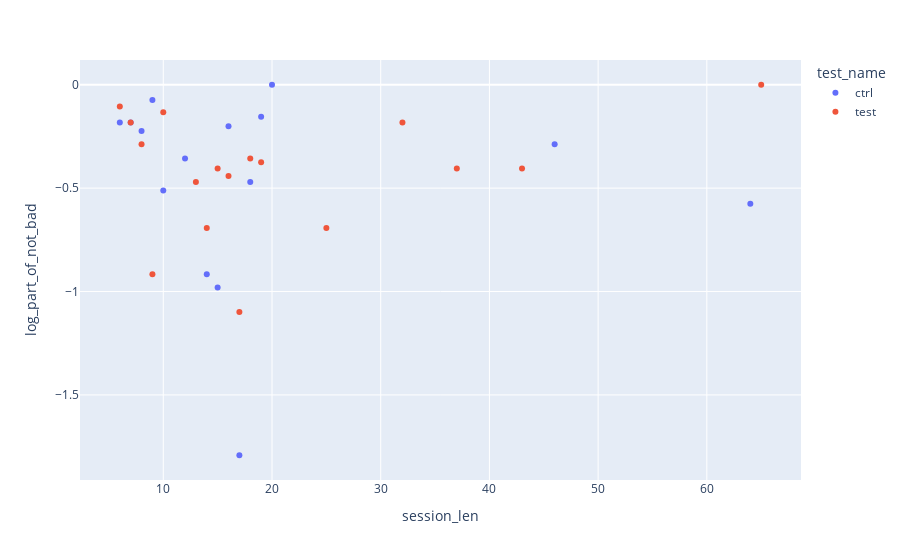

Notebook cell for this chart:
### Code cell
fig = px.scatter(
    session_len_grouped[(session_len_grouped["cnt"] >= 5)], 
    y='log_part_of_not_bad', 
    x='session_len', 
    color="test_name")
fig.show()

### Figure 1 — Plotly figure (JSON) as saved in the notebook; plotly's stock layout.template omitted (floating-point values rounded to 4 significant figures)
{"data": [{"hovertemplate": "test_name=ctrl<br>session_len=%{x}<br>log_part_of_not_bad=%{y}<extra></extra>", "legendgroup": "ctrl", "marker": {"color": "#636efa", "symbol": "circle"}, "mode": "markers", "name": "ctrl", "orientation": "v", "showlegend": true, "type": "scatter", "x": [6, 7, 8, 9, 10, 12, 14, 15, 16, 17, 18, 19, 20, 46, 64], "xaxis": "x", "y": [-0.1823, -0.1823, -0.2231, -0.07411, -0.5108, -0.3567, -0.9163, -0.9808, -0.2007, -1.792, -0.47, -0.1542, 0, -0.2877, -0.5754], "yaxis": "y"}, {"hovertemplate": "test_name=test<br>session_len=%{x}<br>log_part_of_not_bad=%{y}<extra></extra>", "legendgroup": "test", "marker": {"color": "#EF553B", "symbol": "circle"}, "mode": "markers", "name": "test", "orientation": "v", "showlegend": true, "type": "scatter", "x": [6, 7, 8, 9, 10, 13, 14, 15, 16, 17, 18, 19, 25, 32, 37, 43, 65], "xaxis": "x", "y": [-0.1054, -0.1823, -0.2877, -0.9163, -0.1335, -0.47, -0.6931, -0.4055, -0.4418, -1.099, -0.3567, -0.3747, -0.6931, -0.1823, -0.4055, -0.4055, 0], "yaxis": "y"}], "layout": {"legend": {"title": {"text": "test_name"}, "tracegroupgap": 0}, "margin": {"t": 60}, "xaxis": {"anchor": "y", "domain": [0, 1], "title": {"text": "session_len"}}, "yaxis": {"anchor": "x", "domain": [0, 1], "title": {"text": "log_part_of_not_bad"}}}}
